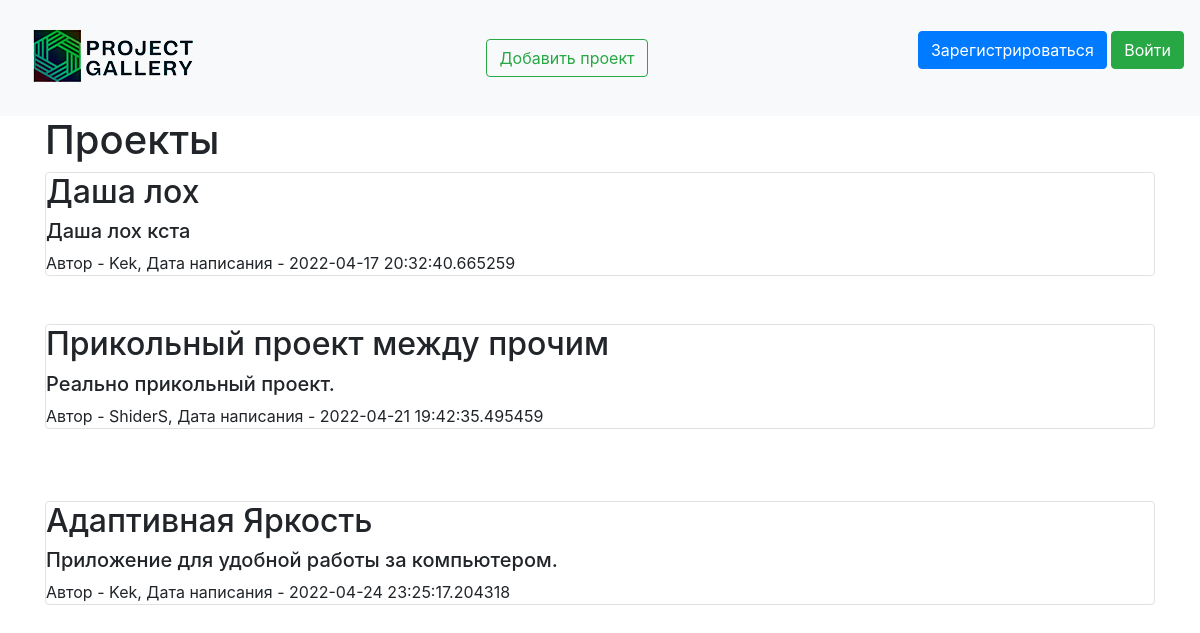
The page / on the database its author committed.
### data/projects.py (models this page shows)
class Projects(SqlAlchemyBase, SerializerMixin):
    __tablename__ = 'projects'
    id = sqlalchemy.Column(sqlalchemy.Integer,
                           primary_key=True, autoincrement=True)
    title = sqlalchemy.Column(sqlalchemy.String, nullable=True)
    content = sqlalchemy.Column(sqlalchemy.String, nullable=True)
    created_date = sqlalchemy.Column(sqlalchemy.DateTime,
                                     default=datetime.datetime.now)
    is_private = sqlalchemy.Column(sqlalchemy.Boolean, default=True)
    is_confirmed = sqlalchemy.Column(sqlalchemy.Boolean, nullable=True, default=False)
    is_deleted = sqlalchemy.Column(sqlalchemy.Boolean, nullable=True, default=False)
    image = sqlalchemy.Column()
    user_id = sqlalchemy.Column(sqlalchemy.Integer,
                                sqlalchemy.ForeignKey("users.id"))
    user = orm.relation('User')

### data/user.py (models this page shows, shortened)
class User(SqlAlchemyBase, UserMixin, SerializerMixin):
    __tablename__ = 'users'
    id = sqlalchemy.Column(sqlalchemy.Integer,
                           primary_key=True, autoincrement=True)
    name = sqlalchemy.Column(sqlalchemy.String, nullable=True)
    about = sqlalchemy.Column(sqlalchemy.String, nullable=True)
    email = sqlalchemy.Column(sqlalchemy.String,
                              index=True, unique=True, nullable=True)
    hashed_password = sqlalchemy.Column(sqlalchemy.String, nullable=True)
    created_date = sqlalchemy.Column(sqlalchemy.DateTime,
                                     default=datetime.datetime.now)
    is_developer = sqlalchemy.Column(sqlalchemy.Boolean, nullable=True, default=False)
    projects = orm.relation("Projects", back_populates='user')

### main.py (the view)
@app.route("/")
def index():
    db_sess = db_session.create_session()
    if current_user.is_authenticated:
        projects = db_sess.query(Projects).filter(
            (Projects.user == current_user) | (Projects.is_private != True))
    else:
        projects = db_sess.query(Projects).filter((Projects.is_private != True))
    return render_template("index.html", projects=projects)

### data/db_session.py (called while the page is built)
def create_session() -> Session:
    global __factory
    return __factory()

### templates/index.html (shortened to what this page needs)
{% extends "base.html" %}
{% block content %}
<h1>Проекты</h1>
{% for item in projects%}
{% if not item.is_deleted and item.is_confirmed or item.is_private%}
<div class="col-md6 border rounded">
    <a href="/viewing_project/{{ item.id }}" class="text-decoration-none text-reset"><h2>{{item.title}}</h2></a>
    <div>
        <h5>{{item.content}}</h5>
    </div>
    <div>
        Автор - {{item.user.name}}, Дата написания - {{item.created_date}}
    </div>
    {% endif %}
</div><br>
{% endfor %}
{% endblock %}

### rows shown on the page
Projects: title "Даша лох", content "Даша лох кста", user.name "Kek", created_date "2022-04-17 20:32:40.665259"
Projects: title "Прикольный проект между прочим", content "Реально прикольный проект.", user.name "ShiderS", created_date "2022-04-21 19:42:35.495459"
Projects: title "Адаптивная Яркость", content "Приложение для удобной работы за компьютером.", user.name "Kek", created_date "2022-04-24 23:25:17.204318"
